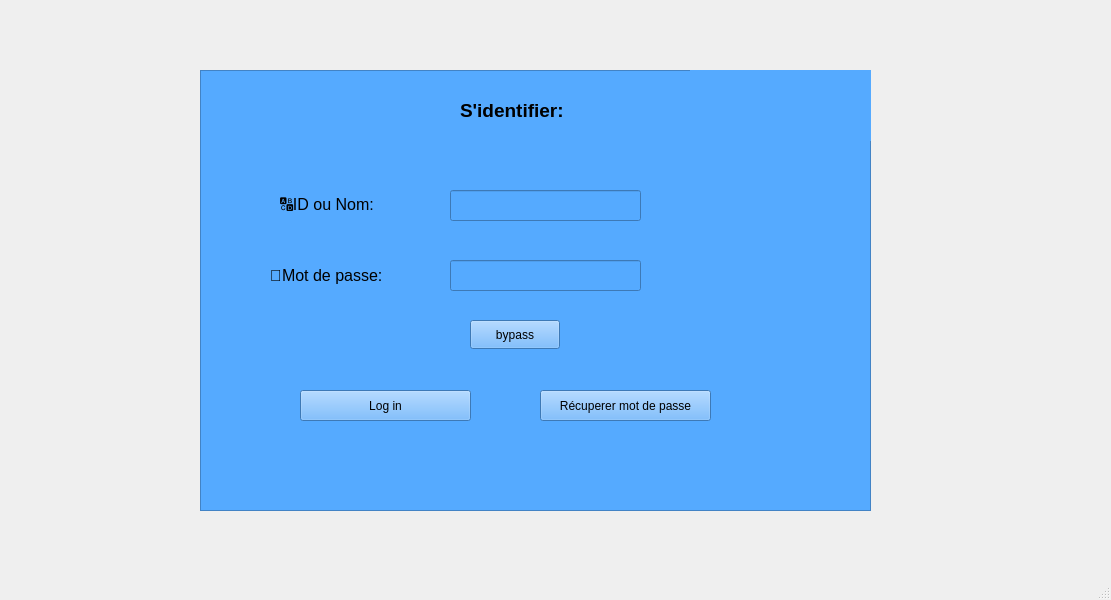
<?xml version="1.0" encoding="UTF-8"?>
<ui version="4.0">
 <class>MainWindow</class>
 <widget class="QMainWindow" name="MainWindow">
  <property name="geometry">
   <rect>
    <x>0</x>
    <y>0</y>
    <width>1111</width>
    <height>600</height>
   </rect>
  </property>
  <property name="windowTitle">
   <string>MainWindow</string>
  </property>
  <widget class="QWidget" name="centralwidget">
   <widget class="QFrame" name="frame">
    <property name="geometry">
     <rect>
      <x>200</x>
      <y>70</y>
      <width>671</width>
      <height>441</height>
     </rect>
    </property>
    <property name="styleSheet">
     <string notr="true">background-color: rgb(85, 170, 255);
</string>
    </property>
    <property name="frameShape">
     <enum>QFrame::Shape::StyledPanel</enum>
    </property>
    <property name="frameShadow">
     <enum>QFrame::Shadow::Raised</enum>
    </property>
    <widget class="QLabel" name="label_3">
     <property name="geometry">
      <rect>
       <x>260</x>
       <y>20</y>
       <width>141</width>
       <height>41</height>
      </rect>
     </property>
     <property name="text">
      <string>&lt;html&gt;&lt;head/&gt;&lt;body&gt;&lt;p&gt;&lt;span style=&quot; font-size:14pt; font-weight:700;&quot;&gt;S'identifier:&lt;/span&gt;&lt;/p&gt;&lt;/body&gt;&lt;/html&gt;</string>
     </property>
    </widget>
    <widget class="QLabel" name="label_2">
     <property name="geometry">
      <rect>
       <x>70</x>
       <y>190</y>
       <width>161</width>
       <height>31</height>
      </rect>
     </property>
     <property name="text">
      <string>&lt;html&gt;&lt;head/&gt;&lt;body&gt;&lt;p&gt;&lt;span style=&quot; font-size:12pt;&quot;&gt;🔑Mot de passe:&lt;/span&gt;&lt;/p&gt;&lt;/body&gt;&lt;/html&gt;</string>
     </property>
    </widget>
    <widget class="QLabel" name="label">
     <property name="geometry">
      <rect>
       <x>80</x>
       <y>120</y>
       <width>161</width>
       <height>31</height>
      </rect>
     </property>
     <property name="text">
      <string>&lt;html&gt;&lt;head/&gt;&lt;body&gt;&lt;p&gt;&lt;span style=&quot; font-size:12pt;&quot;&gt;🔠ID ou Nom:&lt;/span&gt;&lt;/p&gt;&lt;/body&gt;&lt;/html&gt;</string>
     </property>
    </widget>
    <widget class="QLineEdit" name="lineEdit">
     <property name="geometry">
      <rect>
       <x>250</x>
       <y>120</y>
       <width>191</width>
       <height>31</height>
      </rect>
     </property>
    </widget>
    <widget class="QLineEdit" name="lineEdit_2">
     <property name="geometry">
      <rect>
       <x>250</x>
       <y>190</y>
       <width>191</width>
       <height>31</height>
      </rect>
     </property>
    </widget>
    <widget class="QPushButton" name="pushButton">
     <property name="geometry">
      <rect>
       <x>100</x>
       <y>320</y>
       <width>171</width>
       <height>31</height>
      </rect>
     </property>
     <property name="styleSheet">
      <string notr="true">background-color: #00008B;   /* أزرق غامق */
    color: white;                /* النص أبيض */
    gridline-color: white;       /* لون الخطوط */
    border-radius: 8px;          /* حواف مستديرة */
}
QHeaderView::section {
    background-color: #34495e;   /* رمادي غامق للـ header */
    color: white;
    padding: 4px;
    border: 1px solid #2c3e50;</string>
     </property>
     <property name="text">
      <string>Log in</string>
     </property>
    </widget>
    <widget class="QPushButton" name="pushButton_2">
     <property name="geometry">
      <rect>
       <x>340</x>
       <y>320</y>
       <width>171</width>
       <height>31</height>
      </rect>
     </property>
     <property name="styleSheet">
      <string notr="true">background-color: #00008B;   /* أزرق غامق */
    color: white;                /* النص أبيض */
    gridline-color: white;       /* لون الخطوط */
    border-radius: 8px;          /* حواف مستديرة */
}
QHeaderView::section {
    background-color: #34495e;   /* رمادي غامق للـ header */
    color: white;
    padding: 4px;
    border: 1px solid #2c3e50;</string>
     </property>
     <property name="text">
      <string>Récuperer mot de passe</string>
     </property>
    </widget>
    <widget class="QLabel" name="label_4">
     <property name="geometry">
      <rect>
       <x>490</x>
       <y>-10</y>
       <width>201</width>
       <height>81</height>
      </rect>
     </property>
     <property name="text">
      <string/>
     </property>
     <property name="pixmap">
      <pixmap>../Desktop/444444.png</pixmap>
     </property>
    </widget>
    <widget class="QPushButton" name="bypass">
     <property name="geometry">
      <rect>
       <x>270</x>
       <y>250</y>
       <width>90</width>
       <height>29</height>
      </rect>
     </property>
     <property name="text">
      <string>bypass</string>
     </property>
    </widget>
   </widget>
  </widget>
  <widget class="QMenuBar" name="menubar">
   <property name="geometry">
    <rect>
     <x>0</x>
     <y>0</y>
     <width>1111</width>
     <height>25</height>
    </rect>
   </property>
  </widget>
  <widget class="QStatusBar" name="statusbar"/>
 </widget>
 <resources/>
 <connections/>
</ui>
